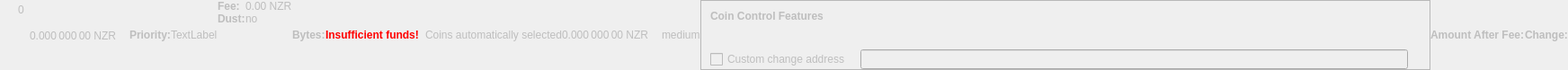
    <widget class="QWidget" name="dummyHideWidget" native="true">
     <property name="enabled">
      <bool>false</bool>
     </property>
     <property name="maximumSize">
      <size>
       <width>100</width>
       <height>22</height>
      </size>
     </property>
     <layout class="QHBoxLayout" name="dummyHideLayout">
      <property name="spacing">
       <number>0</number>
      </property>
      <property name="margin">
       <number>0</number>
      </property>
      <item>
       <layout class="QFormLayout" name="formLayoutCoinControl1">
        <property name="horizontalSpacing">
         <number>10</number>
        </property>
        <property name="verticalSpacing">
         <number>14</number>
        </property>
        <property name="leftMargin">
         <number>10</number>
        </property>
        <property name="topMargin">
         <number>4</number>
        </property>
        <property name="rightMargin">
         <number>6</number>
        </property>
        <item row="0" column="1">
         <widget class="QLabel" name="labelCoinControlBytes">
          <property name="cursor">
           <cursorShape>IBeamCursor</cursorShape>
          </property>
          <property name="contextMenuPolicy">
           <enum>Qt::ActionsContextMenu</enum>
          </property>
          <property name="text">
           <string notr="true">0</string>
          </property>
          <property name="textInteractionFlags">
           <set>Qt::LinksAccessibleByMouse|Qt::TextSelectableByKeyboard|Qt::TextSelectableByMouse</set>
          </property>
         </widget>
        </item>
       </layout>
      </item>
      <item>
       <widget class="QLabel" name="labelCoinControlAfterFee">
        <property name="enabled">
         <bool>false</bool>
        </property>
        <property name="sizePolicy">
         <sizepolicy hsizetype="Fixed" vsizetype="Fixed">
          <horstretch>0</horstretch>
          <verstretch>0</verstretch>
         </sizepolicy>
        </property>
        <property name="minimumSize">
         <size>
          <width>111</width>
          <height>12</height>
         </size>
        </property>
        <property name="maximumSize">
         <size>
          <width>111</width>
          <height>12</height>
         </size>
        </property>
        <property name="cursor">
         <cursorShape>IBeamCursor</cursorShape>
        </property>
        <property name="contextMenuPolicy">
         <enum>Qt::ActionsContextMenu</enum>
        </property>
        <property name="text">
         <string notr="true">0.000 000 00 NZR</string>
        </property>
        <property name="textInteractionFlags">
         <set>Qt::LinksAccessibleByMouse|Qt::TextSelectableByKeyboard|Qt::TextSelectableByMouse</set>
        </property>
       </widget>
      </item>
      <item>
       <widget class="QLabel" name="labelCoinControlPriorityText">
        <property name="enabled">
         <bool>false</bool>
        </property>
        <property name="font">
         <font>
          <weight>75</weight>
          <bold>true</bold>
         </font>
        </property>
        <property name="text">
         <string>Priority:</string>
        </property>
       </widget>
      </item>
      <item>
       <layout class="QHBoxLayout" name="horizontalLayout">
        <item>
         <widget class="QLabel" name="WarningLabel">
          <property name="text">
           <string>TextLabel</string>
          </property>
         </widget>
        </item>
       </layout>
      </item>
      <item>
       <layout class="QFormLayout" name="formLayoutCoinControl3">
        <property name="horizontalSpacing">
         <number>0</number>
        </property>
        <property name="verticalSpacing">
         <number>0</number>
        </property>
        <property name="leftMargin">
         <number>0</number>
        </property>
        <property name="topMargin">
         <number>0</number>
        </property>
        <property name="rightMargin">
         <number>0</number>
        </property>
        <item row="0" column="0">
         <widget class="QLabel" name="labelCoinControlFeeText">
          <property name="enabled">
           <bool>false</bool>
          </property>
          <property name="font">
           <font>
            <weight>75</weight>
            <bold>true</bold>
           </font>
          </property>
          <property name="text">
           <string>Fee:</string>
          </property>
          <property name="margin">
           <number>0</number>
          </property>
         </widget>
        </item>
        <item row="0" column="1">
         <widget class="QLabel" name="labelCoinControlFee">
          <property name="enabled">
           <bool>false</bool>
          </property>
          <property name="cursor">
           <cursorShape>IBeamCursor</cursorShape>
          </property>
          <property name="contextMenuPolicy">
           <enum>Qt::ActionsContextMenu</enum>
          </property>
          <property name="text">
           <string notr="true">0.00 NZR</string>
          </property>
          <property name="textInteractionFlags">
           <set>Qt::LinksAccessibleByMouse|Qt::TextSelectableByKeyboard|Qt::TextSelectableByMouse</set>
          </property>
         </widget>
        </item>
        <item row="1" column="0">
         <widget class="QLabel" name="labelCoinControlLowOutputText">
          <property name="enabled">
           <bool>false</bool>
          </property>
          <property name="font">
           <font>
            <weight>75</weight>
            <bold>true</bold>
           </font>
          </property>
          <property name="text">
           <string>Dust:</string>
          </property>
         </widget>
        </item>
        <item row="1" column="1">
         <widget class="QLabel" name="labelCoinControlLowOutput">
          <property name="enabled">
           <bool>false</bool>
          </property>
          <property name="cursor">
           <cursorShape>IBeamCursor</cursorShape>
          </property>
          <property name="contextMenuPolicy">
           <enum>Qt::ActionsContextMenu</enum>
          </property>
          <property name="text">
           <string>no</string>
          </property>
          <property name="textInteractionFlags">
           <set>Qt::LinksAccessibleByMouse|Qt::TextSelectableByKeyboard|Qt::TextSelectableByMouse</set>
          </property>
         </widget>
        </item>
       </layout>
      </item>
      <item>
       <widget class="QLabel" name="labelCoinControlBytesText">
        <property name="enabled">
         <bool>false</bool>
        </property>
        <property name="font">
         <font>
          <weight>75</weight>
          <bold>true</bold>
         </font>
        </property>
        <property name="text">
         <string>Bytes:</string>
        </property>
       </widget>
      </item>
      <item>
       <layout class="QFormLayout" name="formLayoutCoinControl2">
        <property name="horizontalSpacing">
         <number>0</number>
        </property>
        <property name="verticalSpacing">
         <number>0</number>
        </property>
        <property name="leftMargin">
         <number>0</number>
        </property>
        <property name="topMargin">
         <number>0</number>
        </property>
        <property name="rightMargin">
         <number>0</number>
        </property>
       </layout>
      </item>
      <item>
       <layout class="QHBoxLayout" name="horizontalLayoutCoinControl2">
        <property name="spacing">
         <number>0</number>
        </property>
        <property name="bottomMargin">
         <number>0</number>
        </property>
       </layout>
      </item>
      <item>
       <widget class="QLabel" name="labelCoinControlInsuffFunds">
        <property name="enabled">
         <bool>false</bool>
        </property>
        <property name="minimumSize">
         <size>
          <width>0</width>
          <height>0</height>
         </size>
        </property>
        <property name="font">
         <font>
          <weight>75</weight>
          <bold>true</bold>
         </font>
        </property>
        <property name="styleSheet">
         <string notr="true">color:red;font-weight:bold;</string>
        </property>
        <property name="text">
         <string>Insufficient funds!</string>
        </property>
        <property name="margin">
         <number>5</number>
        </property>
       </widget>
      </item>
      <item>
       <layout class="QFormLayout" name="formLayoutCoinControl4">
        <property name="horizontalSpacing">
         <number>0</number>
        </property>
        <property name="verticalSpacing">
         <number>0</number>
        </property>
        <property name="leftMargin">
         <number>0</number>
        </property>
        <property name="topMargin">
         <number>0</number>
        </property>
        <property name="rightMargin">
         <number>0</number>
        </property>
       </layout>
      </item>
      <item>
       <widget class="QLabel" name="labelCoinControlChangeLabel">
        <property name="enabled">
         <bool>false</bool>
        </property>
        <property name="sizePolicy">
         <sizepolicy hsizetype="Preferred" vsizetype="Expanding">
          <horstretch>0</horstretch>
          <verstretch>0</verstretch>
         </sizepolicy>
        </property>
        <property name="minimumSize">
         <size>
          <width>0</width>
          <height>0</height>
         </size>
        </property>
        <property name="text">
         <string/>
        </property>
        <property name="margin">
         <number>3</number>
        </property>
       </widget>
      </item>
      <item>
       <widget class="QLabel" name="labelCoinControlAutomaticallySelected">
        <property name="enabled">
         <bool>false</bool>
        </property>
        <property name="sizePolicy">
         <sizepolicy hsizetype="Fixed" vsizetype="Fixed">
          <horstretch>0</horstretch>
          <verstretch>0</verstretch>
         </sizepolicy>
        </property>
        <property name="minimumSize">
         <size>
          <width>0</width>
          <height>0</height>
         </size>
        </property>
        <property name="maximumSize">
         <size>
          <width>240</width>
          <height>16777215</height>
         </size>
        </property>
        <property name="text">
         <string>Coins automatically selected</string>
        </property>
        <property name="margin">
         <number>5</number>
        </property>
       </widget>
      </item>
      <item>
       <widget class="QLabel" name="labelCoinControlChange">
        <property name="enabled">
         <bool>false</bool>
        </property>
        <property name="sizePolicy">
         <sizepolicy hsizetype="Fixed" vsizetype="Fixed">
          <horstretch>0</horstretch>
          <verstretch>0</verstretch>
         </sizepolicy>
        </property>
        <property name="minimumSize">
         <size>
          <width>111</width>
          <height>0</height>
         </size>
        </property>
        <property name="maximumSize">
         <size>
          <width>111</width>
          <height>16777215</height>
         </size>
        </property>
        <property name="cursor">
         <cursorShape>IBeamCursor</cursorShape>
        </property>
        <property name="contextMenuPolicy">
         <enum>Qt::ActionsContextMenu</enum>
        </property>
        <property name="text">
         <string notr="true">0.000 000 00 NZR</string>
        </property>
        <property name="textInteractionFlags">
         <set>Qt::LinksAccessibleByMouse|Qt::TextSelectableByKeyboard|Qt::TextSelectableByMouse</set>
        </property>
       </widget>
      </item>
      <item>
       <widget class="QLabel" name="labelCoinControlPriority">
        <property name="enabled">
         <bool>false</bool>
        </property>
        <property name="cursor">
         <cursorShape>IBeamCursor</cursorShape>
        </property>
        <property name="contextMenuPolicy">
         <enum>Qt::ActionsContextMenu</enum>
        </property>
        <property name="text">
         <string>medium</string>
        </property>
        <property name="textInteractionFlags">
         <set>Qt::LinksAccessibleByMouse|Qt::TextSelectableByKeyboard|Qt::TextSelectableByMouse</set>
        </property>
       </widget>
      </item>
      <item>
       <widget class="QFrame" name="frameCoinControl">
        <property name="sizePolicy">
         <sizepolicy hsizetype="Expanding" vsizetype="Expanding">
          <horstretch>0</horstretch>
          <verstretch>0</verstretch>
         </sizepolicy>
        </property>
        <property name="maximumSize">
         <size>
          <width>16777215</width>
          <height>16777215</height>
         </size>
        </property>
        <property name="frameShape">
         <enum>QFrame::StyledPanel</enum>
        </property>
        <property name="frameShadow">
         <enum>QFrame::Sunken</enum>
        </property>
        <layout class="QVBoxLayout" name="verticalLayoutCoinControl2_2">
         <property name="spacing">
          <number>0</number>
         </property>
         <property name="margin">
          <number>0</number>
         </property>
         <item>
          <layout class="QVBoxLayout" name="verticalLayoutCoinControl" stretch="0,0,0,1">
           <property name="spacing">
            <number>0</number>
           </property>
           <property name="leftMargin">
            <number>10</number>
           </property>
           <property name="topMargin">
            <number>10</number>
           </property>
           <item>
            <layout class="QHBoxLayout" name="horizontalLayoutCoinControl1">
             <property name="bottomMargin">
              <number>15</number>
             </property>
             <item>
              <widget class="QLabel" name="labelCoinControlFeatures">
               <property name="enabled">
                <bool>false</bool>
               </property>
               <property name="sizePolicy">
                <sizepolicy hsizetype="Preferred" vsizetype="Maximum">
                 <horstretch>0</horstretch>
                 <verstretch>0</verstretch>
                </sizepolicy>
               </property>
               <property name="font">
                <font>
                 <weight>75</weight>
                 <bold>true</bold>
                </font>
               </property>
               <property name="styleSheet">
                <string notr="true">font-weight:bold;</string>
               </property>
               <property name="text">
                <string>Coin Control Features</string>
               </property>
              </widget>
             </item>
            </layout>
           </item>
           <item>
            <widget class="QWidget" name="widgetCoinControl" native="true">
             <property name="sizePolicy">
              <sizepolicy hsizetype="Preferred" vsizetype="Preferred">
               <horstretch>0</horstretch>
               <verstretch>0</verstretch>
              </sizepolicy>
             </property>
             <property name="minimumSize">
              <size>
               <width>0</width>
               <height>0</height>
              </size>
             </property>
             <property name="styleSheet">
              <string notr="true"/>
             </property>
             <layout class="QHBoxLayout" name="horizontalLayoutCoinControl5_2">
              <property name="margin">
               <number>0</number>
              </property>
              <item>
               <layout class="QHBoxLayout" name="horizontalLayoutCoinControl3">
                <property name="spacing">
                 <number>20</number>
                </property>
                <property name="topMargin">
                 <number>0</number>
                </property>
                <property name="bottomMargin">
                 <number>10</number>
                </property>
               </layout>
              </item>
             </layout>
            </widget>
           </item>
           <item>
            <layout class="QHBoxLayout" name="horizontalLayoutCoinControl4" stretch="0,0,0">
             <property name="spacing">
              <number>12</number>
             </property>
             <property name="sizeConstraint">
              <enum>QLayout::SetDefaultConstraint</enum>
             </property>
             <property name="topMargin">
              <number>5</number>
             </property>
             <property name="rightMargin">
              <number>5</number>
             </property>
             <item>
              <widget class="QCheckBox" name="checkBoxCoinControlChange">
               <property name="enabled">
                <bool>false</bool>
               </property>
               <property name="toolTip">
                <string>If this is activated, but the change address is empty or invalid, change will be sent to a newly generated address.</string>
               </property>
               <property name="text">
                <string>Custom change address</string>
               </property>
              </widget>
             </item>
             <item>
              <widget class="QValidatedLineEdit" name="lineEditCoinControlChange">
               <property name="enabled">
                <bool>false</bool>
               </property>
               <property name="sizePolicy">
                <sizepolicy hsizetype="Expanding" vsizetype="Fixed">
                 <horstretch>0</horstretch>
                 <verstretch>0</verstretch>
                </sizepolicy>
               </property>
              </widget>
             </item>
             <item>
              <widget class="QLabel" name="labelCoinControlChangeLabel_2">
               <property name="sizePolicy">
                <sizepolicy hsizetype="Preferred" vsizetype="Expanding">
                 <horstretch>0</horstretch>
                 <verstretch>0</verstretch>
                </sizepolicy>
               </property>
               <property name="minimumSize">
                <size>
                 <width>0</width>
                 <height>0</height>
                </size>
               </property>
               <property name="text">
                <string/>
               </property>
               <property name="margin">
                <number>3</number>
               </property>
              </widget>
             </item>
            </layout>
           </item>
           <item>
            <spacer name="verticalSpacerCoinControl">
             <property name="orientation">
              <enum>Qt::Vertical</enum>
             </property>
             <property name="sizeHint" stdset="0">
              <size>
               <width>800</width>
               <height>1</height>
              </size>
             </property>
            </spacer>
           </item>
          </layout>
         </item>
        </layout>
       </widget>
      </item>
      <item>
       <widget class="QLabel" name="labelCoinControlAfterFeeText">
        <property name="enabled">
         <bool>false</bool>
        </property>
        <property name="minimumSize">
         <size>
          <width>0</width>
          <height>0</height>
         </size>
        </property>
        <property name="maximumSize">
         <size>
          <width>16777215</width>
          <height>16777215</height>
         </size>
        </property>
        <property name="font">
         <font>
          <weight>75</weight>
          <bold>true</bold>
         </font>
        </property>
        <property name="text">
         <string>Amount After Fee:</string>
        </property>
        <property name="alignment">
         <set>Qt::AlignLeading|Qt::AlignLeft|Qt::AlignVCenter</set>
        </property>
        <property name="margin">
         <number>0</number>
        </property>
       </widget>
      </item>
      <item>
       <widget class="QLabel" name="labelCoinControlChangeText">
        <property name="enabled">
         <bool>false</bool>
        </property>
        <property name="sizePolicy">
         <sizepolicy hsizetype="Preferred" vsizetype="Preferred">
          <horstretch>0</horstretch>
          <verstretch>0</verstretch>
         </sizepolicy>
        </property>
        <property name="minimumSize">
         <size>
          <width>0</width>
          <height>0</height>
         </size>
        </property>
        <property name="maximumSize">
         <size>
          <width>16777215</width>
          <height>16777215</height>
         </size>
        </property>
        <property name="font">
         <font>
          <weight>75</weight>
          <bold>true</bold>
         </font>
        </property>
        <property name="text">
         <string>Change:</string>
        </property>
        <property name="alignment">
         <set>Qt::AlignLeading|Qt::AlignLeft|Qt::AlignVCenter</set>
        </property>
       </widget>
      </item>
     </layout>
    </widget>
